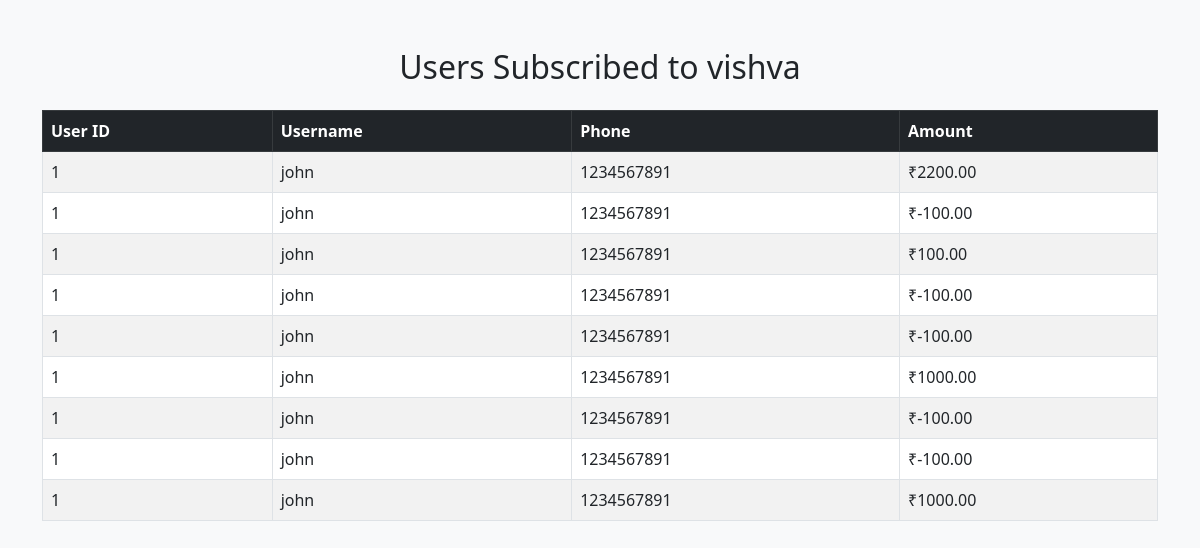
/owner/2/subscriptions, run on an earlier commit of the app's database.
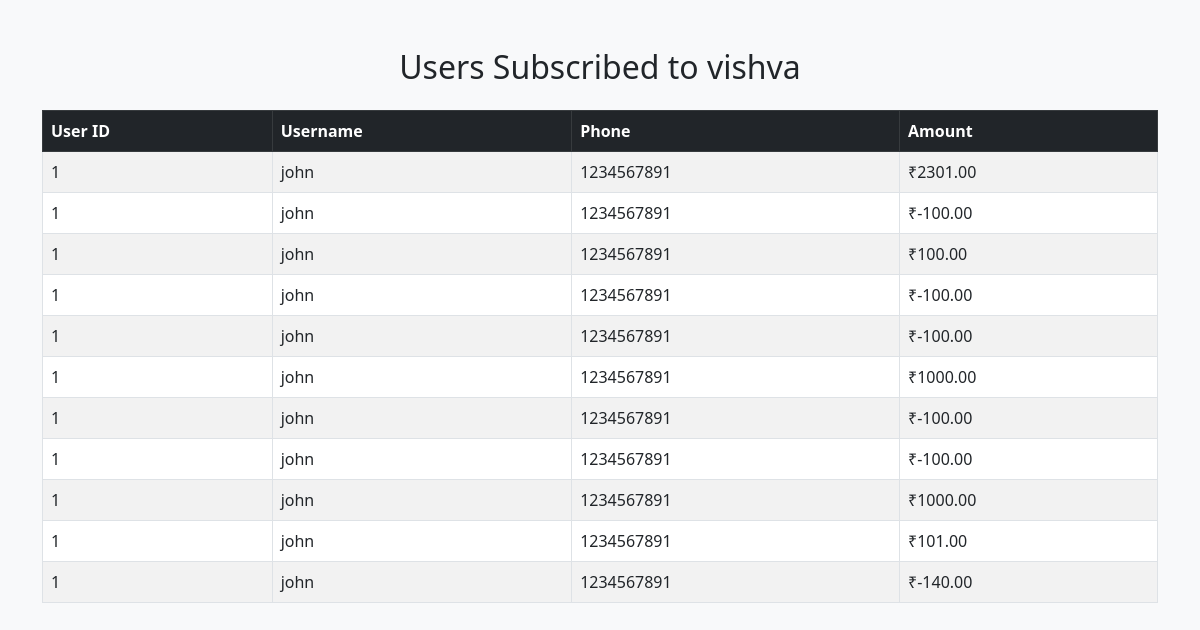
And on a later commit of the database.
### models.py (models this page shows, shortened)
class Owner(UserMixin, db.Model):
    __tablename__ = 'owners'
    id = db.Column(db.Integer, primary_key=True)
    username = db.Column(db.String(80), unique=True, nullable=False)
    email = db.Column(db.String(120), unique=True, nullable=False)
    password_hash = db.Column(db.String(256), nullable=False)
    phone = db.Column(db.String(20), nullable=False)
    gaming_center_name = db.Column(db.String(200), nullable=False)
    address = db.Column(db.String(255), nullable=True)
    active = db.Column(db.Boolean, default=True)
    created_at = db.Column(db.DateTime, default=datetime.utcnow)
    latitude = db.Column(db.Float, nullable=True)
    longitude = db.Column(db.Float, nullable=True)
    google_maps_link = db.Column(db.String(500), nullable=True)
    amenities = db.Column(db.Text, nullable=True)  # Stored as JSON string
    venue_image1 = db.Column(db.String(500), nullable=True)
    venue_image2 = db.Column(db.String(500), nullable=True)
    venue_image3 = db.Column(db.String(500), nullable=True)
    venue_image4 = db.Column(db.String(500), nullable=True)
    images_uploaded = db.Column(db.Boolean, default=False)
    consoles = db.relationship('Console', backref='owner', lazy=True, cascade='all, delete-orphan')
    subscriptions = db.relationship("Subscription", back_populates="owner", cascade="all, delete")

class Subscription(db.Model):
    __tablename__ = "subscription"
    id = db.Column(db.Integer, primary_key=True)
    amount = db.Column(db.Float, nullable=False)
    user_id = db.Column(db.Integer, db.ForeignKey('users.id'), nullable=False)
    owner_id = db.Column(db.Integer, db.ForeignKey('owners.id'), nullable=False)
    created_at = db.Column(db.DateTime, default=datetime.utcnow)
    user = db.relationship("User", back_populates="subscriptions")
    owner = db.relationship("Owner", back_populates="subscriptions")

class User(UserMixin, db.Model):
    __tablename__ = 'users'
    id = db.Column(db.Integer, primary_key=True)
    username = db.Column(db.String(80), unique=True, nullable=False)
    email = db.Column(db.String(120), unique=True, nullable=True)
    phone = db.Column(db.String(20), nullable=False , unique = True)
    password_hash = db.Column(db.String(256), nullable=False)
    full_name = db.Column(db.String(120), nullable=True)
    age = db.Column(db.Integer, nullable=True)
    created_at = db.Column(db.DateTime, default=datetime.utcnow)
    total_spent = db.Column(db.Float, default=0.0)
    bookings = db.relationship('TimeSlot', backref='user', lazy=True, foreign_keys='TimeSlot.user_id')
    coin_balances = db.relationship('UserCoinBalance', backref='user', lazy=True)
    subscriptions = db.relationship("Subscription", back_populates="user", cascade="all, delete")

### routes.py (the view)
@app.route('/owner/<int:owner_id>/subscriptions')
def owner_subscriptions(owner_id):
    owner = Owner.query.get_or_404(owner_id)
    subscriptions = Subscription.query.filter_by(owner_id=owner.id).all()
    return render_template('owner_subscriptions.html', owner=owner, subscriptions=subscriptions)

### templates/owner_subscriptions.html (shortened to what this page needs)
<!DOCTYPE html>
<html lang="en">
<head>
    <link href="https://cdn.jsdelivr.net/npm/bootstrap@5.3.0/dist/css/bootstrap.min.css" rel="stylesheet">
</head>
<body class="bg-light">
    <div class="container mt-5">
        <div class="text-center mb-4">
            <h2>Users Subscribed to {{ owner.username }}</h2>
        </div>
        {% if subscriptions %}
        <table class="table table-bordered table-striped">
            <thead class="table-dark">
                <tr>
                    <th>User ID</th>
                    <th>Username</th>
                    <th>Phone</th>
                    <th>Amount</th>
                </tr>
            </thead>
            <tbody>
                {% for sub in subscriptions %}
                <tr>
                    <td>{{ sub.user.id }}</td>
                    <td>{{ sub.user.username }}</td>
                    <td>{{ sub.user.phone }}</td>
                    <td>₹{{ '%.2f'|format(sub.amount) }}</td>
                </tr>
                {% endfor %}
            </tbody>
        </table>
        {% else %}
            <div class="alert alert-info text-center">
                No users have subscribed to this venue yet.
            </div>
        {% endif %}
    </div>
</body>
</html>

What changed in the data, as far as the page shows it:
changed Subscription (number 1 of 11 on the later page): amount "2200.00" → "2301.00"
added Subscription: user.id "1", user.username "john", user.phone "1234567891", amount "101.00"
added Subscription: user.id "1", user.username "john", user.phone "1234567891", amount "-140.00"
